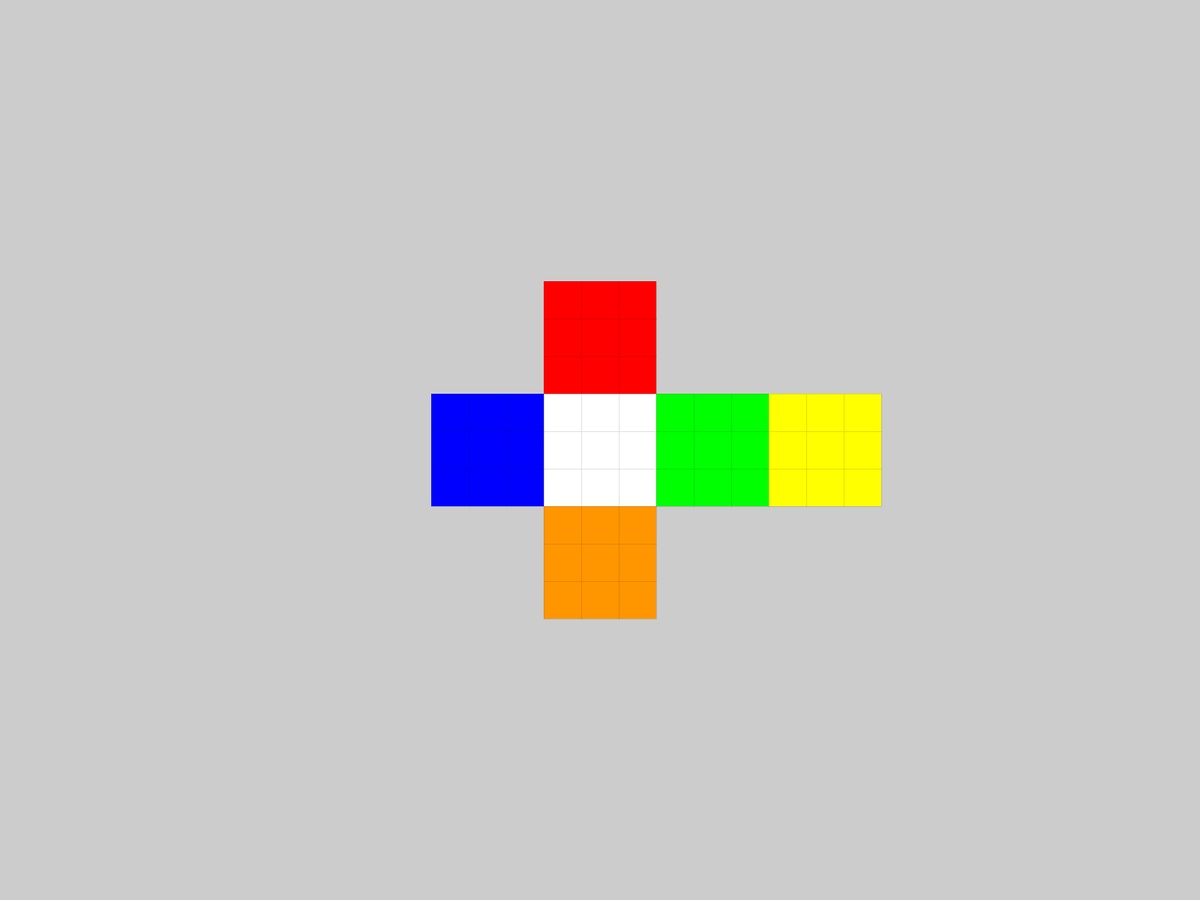
Frame 1 (no input)
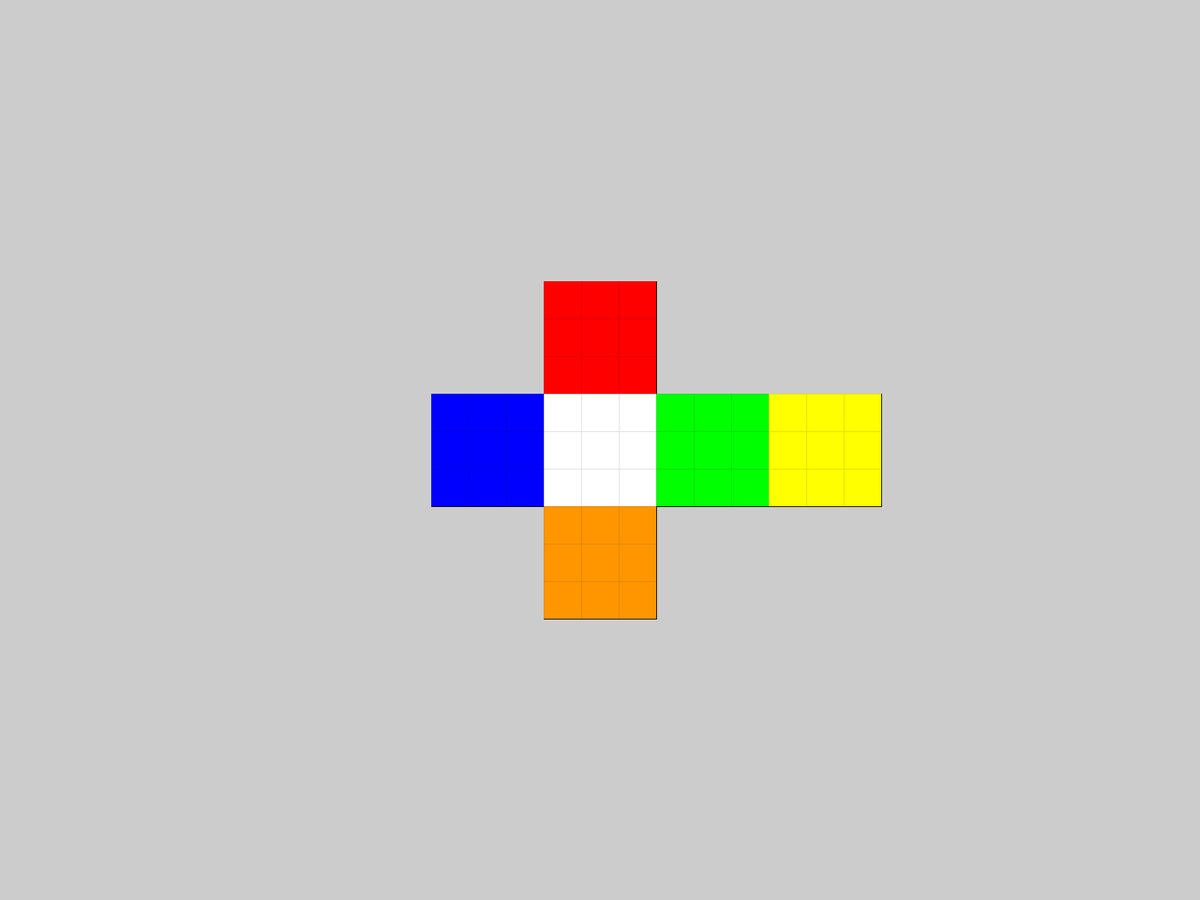
Frame 60 (the mouse pressed at the canvas centre just before this capture)
Frame 120 (the mouse held since frame 60 and released just before this capture): identical to frame 60, image omitted

The Processing sketch that drew these frames (run headless with seeded random() and noise(); from frame 60 on, the mouse is pressed at the canvas centre):

// Processing sketch: Cube
// ── Cube.pde

int R[] = {255, 0, 0};
int W[] = {255, 255, 255};
int Y[] = {255, 255, 0};
int G[] = {0, 255, 0};
int B[] = {0, 0, 255};
int O[] = {255, 150, 0};
int cube = 3;
int scale = 50;
int white[][][] = new int[cube][cube][3];
int orange[][][] = new int[cube][cube][3];
int green[][][] = new int[cube][cube][3];
int red[][][] = new int[cube][cube][3];
int blue[][][] = new int[cube][cube][3];
int yellow[][][] = new int[cube][cube][3];

boolean threeD = false;

int Cube[][][][] = new int[6][cube][cube][3];

float eyeX = 0;
float eyeY = 500;
float eyeZ = -100;
float m = 0;

public void setup() {
  fullScreen();
  m = width/2;
  strokeWeight(0);
  start();
}


public void draw() {
  float centerX = mouseX-m;
  float centerY = mouseY-m;
  float a = sin(radians((90/m)*(width-mouseX)));
  float b = cos(radians((90/m)*(width-mouseX)));
  PVector vector = new PVector(b,a);
  PVector center = new PVector(centerX,centerY);
  vector.normalize();
  if(keyPressed){
    switch (key){
    case '8':eyeZ+=vector.y;eyeX-=vector.x;break;
    case '5':eyeZ-=vector.y;eyeX+=vector.x;break;
    case '4':eyeZ+=vector.x;eyeX+=vector.y;;break;
    case '6':eyeZ-=vector.x;eyeX-=vector.y;;break;
    case UP:eyeY++;break;
    case DOWN:eyeY--;break;}}
  camera(eyeX,eyeY,eyeZ, eyeX-center.x,eyeY+center.y,1, 0,1,0);

  display();
}
public void keyPressed() {
  Move(key);
}

public void Move(char pressed) {

  switch(pressed) {
  case 'w':  
    Move_w(); 
    break;    
  case 'W':  
    Move_W(); 
    break;
  case 'o':  
    Move_o(); 
    break;
  case 'O':  
    Move_O(); 
    break;
  case 'g':  
    Move_g(); 
    break;
  case 'G':  
    Move_G(); 
    break;
  case 'r':  
    Move_r(); 
    break;  
  case 'R':  
    Move_R(); 
    break;
  case 'b':  
    Move_b(); 
    break;
  case 'B':  
    Move_B(); 
    break;
  case 'y':  
    Move_y(); 
    break;
  case 'Y':  
    Move_Y(); 
    break;
  case ' ':  
    start() ; 
    break;
  /*case 's':  
    solve(); 
    break;*/
  }
}


public void display() {
  clear();
  int current=0;
  if (threeD) {
    //0
    pushMatrix();
    translate(width/2, height/2, 0);
    pushMatrix();
      rotateX(radians(90));
      translate(-scale*cube/2, -scale*cube/2, scale*cube/2);
      for (int i=0; i<cube; i++) {
        for (int j=0; j<cube; j++) {
          fill(Cube[current][i][j][0], Cube[current][i][j][1], Cube[current][i][j][2]);
          rect(scale*j, scale*i, scale, scale);
        }
      }
    popMatrix();
    current++;
    //1
    pushMatrix();
      translate(-scale*cube/2, -scale*cube/2, scale*cube/2);
      for (int i=0; i<cube; i++) {
        for (int j=0; j<cube; j++) {
          fill(Cube[current][i][j][0], Cube[current][i][j][1], Cube[current][i][j][2]);
          rect(scale*j, scale*i, scale, scale);
        }
      }
    popMatrix();
    current++;
    //2
    pushMatrix();
      rotateY(radians(90));
      rotateZ(radians(90));
      translate(-scale*cube/2, -scale*cube/2, scale*cube/2);
      for (int i=0; i<cube; i++) {
        for (int j=0; j<cube; j++) {
          fill(Cube[current][i][j][0], Cube[current][i][j][1], Cube[current][i][j][2]);
          rect(scale*j, scale*i, scale, scale);
        }
      }
    popMatrix();
    current++;
    //3
    pushMatrix();
      rotateX(radians(180));
      translate(-scale*cube/2,-scale*cube/2,scale*cube/2);
      for (int i=0; i<cube; i++) {
        for (int j=0; j<cube; j++) {
          fill(Cube[current][i][j][0], Cube[current][i][j][1], Cube[current][i][j][2]);
          rect(scale*j, scale*i, scale, scale);
        }
      }
    popMatrix();
    current++;
    //4
    pushMatrix();
      rotateY(radians(-90));
      rotateZ(radians(-90));
      translate(-scale*cube/2, -scale*cube/2,scale*cube/2);
      for (int i=0; i<cube; i++) {
        for (int j=0; j<cube; j++) {
          fill(Cube[current][i][j][0], Cube[current][i][j][1], Cube[current][i][j][2]);
          rect(scale*j, scale*i, scale, scale);
        }
      }
    popMatrix();

    current++;
    //5 
    pushMatrix();
      rotateZ(radians(180));
      rotateX(radians(90));
      translate(-scale*cube/2, -scale*cube/2,scale*cube/2);
      for (int i=0; i<cube; i++) {
        for (int j=0; j<cube; j++) {
          fill(Cube[current][i][j][0], Cube[current][i][j][1], Cube[current][i][j][2]);
          rect(scale*j, scale*i, scale, scale);
        }
      }
    popMatrix();
    popMatrix();
    current=0;
  } else {
    //0
    translate(width/2-scale*cube/2, height/2-scale*cube/2);
    for (int i=0; i<cube; i++) {
      for (int j=0; j<cube; j++) {
        fill(Cube[current][i][j][0], Cube[current][i][j][1], Cube[current][i][j][2]);
        rect(scale*j, scale*i, scale, scale);
      }
    }
    current++;
    //1
    translate(0, scale*cube);
    for (int i=0; i<cube; i++) {
      for (int j=0; j<cube; j++) {
        fill(Cube[current][i][j][0], Cube[current][i][j][1], Cube[current][i][j][2]);
        rect(scale*j, scale*i, scale, scale);
      }
    }

    current++;
    //2
    translate(scale*cube, -scale*cube);
    for (int i=0; i<cube; i++) {
      for (int j=0; j<cube; j++) {
        fill(Cube[current][i][j][0], Cube[current][i][j][1], Cube[current][i][j][2]);
        rect(scale*j, scale*i, scale, scale);
      }
    }

    current++;
    //3
    translate(-scale*cube, -scale*cube);
    for (int i=0; i<cube; i++) {
      for (int j=0; j<cube; j++) {
        fill(Cube[current][i][j][0], Cube[current][i][j][1], Cube[current][i][j][2]);
        rect(scale*j, scale*i, scale, scale);
      }
    }

    current++;
    //4
    translate(-scale*cube, scale*cube);
    for (int i=0; i<cube; i++) {
      for (int j=0; j<cube; j++) {
        fill(Cube[current][i][j][0], Cube[current][i][j][1], Cube[current][i][j][2]);
        rect(scale*j, scale*i, scale, scale);
      }
    }

    current++;
    //5
    translate(scale*cube*3, 0);
    for (int i=0; i<cube; i++) {
      for (int j=0; j<cube; j++) {
        fill(Cube[current][i][j][0], Cube[current][i][j][1], Cube[current][i][j][2]);
        rect(scale*j, scale*i, scale, scale);
      }
    }
    current=0;
  }
}
public void start() {
  for (int i=0; i<cube; i++) {
    for (int j=0; j<cube; j++) {
      for (int k=0; k<3; k++) {
        white[i][j][k] = W[k];
      }
    }
  }

  for (int i=0; i<cube; i++) {
    for (int j=0; j<cube; j++) {
      for (int k=0; k<3; k++) {
        orange[i][j][k] = O[k];
      }
    }
  }
  for (int i=0; i<cube; i++) {
    for (int j=0; j<cube; j++) {
      for (int k=0; k<3; k++) {
        green[i][j][k] = G[k];
      }
    }
  }
  for (int i=0; i<cube; i++) {
    for (int j=0; j<cube; j++) {
      for (int k=0; k<3; k++) {
        red[i][j][k] = R[k];
      }
    }
  }
  for (int i=0; i<cube; i++) {
    for (int j=0; j<cube; j++) {
      for (int k=0; k<3; k++) {
        blue[i][j][k] = B[k];
      }
    }
  }
  for (int i=0; i<cube; i++) {
    for (int j=0; j<cube; j++) {
      for (int k=0; k<3; k++) {
        yellow[i][j][k] = Y[k];
      }
    }
  }
  Cube[0]=white;
  Cube[1]=orange;
  Cube[2]=green;
  Cube[3]=red;
  Cube[4]=blue;
  Cube[5]=yellow;
}

public void Move_w() {
  int temp_front[][][] = new int[cube][cube][3];
  int temp_side[][] = new int[cube][3];
  //having backup for front
  for (int i=0; i<cube; i++) {
    for (int j=0; j<cube; j++) {
      for (int k=0; k<3; k++) {
        temp_front[i][j][k] = Cube[0][i][j][k];
      }
    }
  }

  //front face
  for (int i=0; i<cube; i++) {
    for (int j=0; j<cube; j++) {
      for (int k=0; k<3; k++) {
        Cube[0][j][cube-1-i][k] = temp_front[i][j][k];
      }
    }
  }

  //having backup for side 1-0
  for (int i=0; i<cube; i++) {
    for (int k=0; k<3; k++) {
      temp_side[i][k] = Cube[1][0][i][k];
    }
  }

  //1-0 side
  for (int i=0; i<cube; i++) {
    for (int k=0; k<3; k++) {
      Cube[1][0][i][k] = Cube[2][cube-1-i][0][k];
    }
  }

  //2-0 side
  for (int i=0; i<cube; i++) {
    for (int k=0; k<3; k++) {
      Cube[2][cube-1-i][0][k] = Cube[3][cube-1][cube-1-i][k];
    }
  }

  //3-0 side
  for (int i=0; i<cube; i++) {
    for (int k=0; k<3; k++) {
      Cube[3][cube-1][cube-1-i][k] = Cube[4][i][cube-1][k];
    }
  }

  //4-0 side
  for (int i=0; i<cube; i++) {
    for (int k=0; k<3; k++) {
      Cube[4][i][cube-1][k] = temp_side[i][k];
    }
  }
}

public void Move_W() {
  int temp_front[][][] = new int[cube][cube][3];
  int temp_side[][] = new int[cube][3];
  //having backup for front
  for (int i=0; i<cube; i++) {
    for (int j=0; j<cube; j++) {
      for (int k=0; k<3; k++) {
        temp_front[i][j][k] = Cube[0][i][j][k];
      }
    }
  }

  //front face
  for (int i=0; i<cube; i++) {
    for (int j=0; j<cube; j++) {
      for (int k=0; k<3; k++) {
        Cube[0][cube-1-j][i][k] = temp_front[i][j][k];
      }
    }
  }

  //having backup for side 1-0
  for (int i=0; i<cube; i++) {
    for (int k=0; k<3; k++) {
      temp_side[i][k] = Cube[1][0][i][k];
    }
  }

  //1-0 side
  for (int i=0; i<cube; i++) {
    for (int k=0; k<3; k++) {
      Cube[1][0][cube-1-i][k] = Cube[4][cube-1-i][cube-1][k];
    }
  }

  //4-0 side
  for (int i=0; i<cube; i++) {
    for (int k=0; k<3; k++) {
      Cube[4][cube-1-i][cube-1][k] = Cube[3][cube-1][i][k];
    }
  }

  //3-0 side
  for (int i=0; i<cube; i++) {
    for (int k=0; k<3; k++) {
      Cube[3][cube-1][i][k] = Cube[2][i][0][k];
    }
  }

  //2-0 side
  for (int i=0; i<cube; i++) {
    for (int k=0; k<3; k++) {
      Cube[2][i][0][k] = temp_side[cube-1-i][k];
    }
  }
}

public void Move_o() {
  int temp_front[][][] = new int[cube][cube][3];
  int temp_side[][] = new int[cube][3];
  //having backup for front
  for (int i=0; i<cube; i++) {
    for (int j=0; j<cube; j++) {
      for (int k=0; k<3; k++) {
        temp_front[i][j][k] = Cube[1][i][j][k];
      }
    }
  }

  //front face
  for (int i=0; i<cube; i++) {
    for (int j=0; j<cube; j++) {
      for (int k=0; k<3; k++) {
        Cube[1][j][cube-1-i][k] = temp_front[i][j][k];
      }
    }
  }

  //having backup for side 0-1
  for (int i=0; i<cube; i++) {
    for (int k=0; k<3; k++) {
      temp_side[i][k] = Cube[0][cube-1][i][k];
    }
  }


  //0-1 side
  for (int i=0; i<cube; i++) {
    for (int k=0; k<3; k++) {
      Cube[0][cube-1][cube-1-i][k] = Cube[4][cube-1][cube-1-i][k];
    }
  }

  //4-1 side
  for (int i=0; i<cube; i++) {
    for (int k=0; k<3; k++) {
      Cube[4][cube-1][cube-1-i][k] = Cube[5][cube-1][cube-1-i][k];
    }
  }

  //5-1 side
  for (int i=0; i<cube; i++) {
    for (int k=0; k<3; k++) {
      Cube[5][cube-1][cube-1-i][k] = Cube[2][cube-1][cube-1-i][k];
    }
  }

  //2-1 side
  for (int i=0; i<cube; i++) {
    for (int k=0; k<3; k++) {
      Cube[2][cube-1][cube-1-i][k] = temp_side[cube-1-i][k];
    }
  }
}

public void Move_O() {
  int temp_front[][][] = new int[cube][cube][3];
  int temp_side[][] = new int[cube][3];
  //having backup for front
  for (int i=0; i<cube; i++) {
    for (int j=0; j<cube; j++) {
      for (int k=0; k<3; k++) {
        temp_front[i][j][k] = Cube[1][i][j][k];
      }
    }
  }

  //front face
  for (int i=0; i<cube; i++) {
    for (int j=0; j<cube; j++) {
      for (int k=0; k<3; k++) {
        Cube[1][cube-1-j][i][k] = temp_front[i][j][k];
      }
    }
  }

  //having backup for side 0-1
  for (int i=0; i<cube; i++) {
    for (int k=0; k<3; k++) {
      temp_side[i][k] = Cube[0][cube-1][i][k];
    }
  }

  //0-1 side
  for (int i=0; i<cube; i++) {
    for (int k=0; k<3; k++) {
      Cube[0][cube-1][i][k] = Cube[2][cube-1][i][k];
    }
  }

  //2-1 side
  for (int i=0; i<cube; i++) {
    for (int k=0; k<3; k++) {
      Cube[2][cube-1][i][k] = Cube[5][cube-1][i][k];
    }
  }


  //5-1 side
  for (int i=0; i<cube; i++) {
    for (int k=0; k<3; k++) {
      Cube[5][cube-1][i][k] = Cube[4][cube-1][i][k];
    }
  }

  //4-1 side
  for (int i=0; i<cube; i++) {
    for (int k=0; k<3; k++) {
      Cube[4][cube-1][i][k] = temp_side[i][k];
    }
  }
}

public void Move_g() {
  int temp_front[][][] = new int[cube][cube][3];
  int temp_side[][] = new int[cube][3];
  //having backup for front
  for (int i=0; i<cube; i++) {
    for (int j=0; j<cube; j++) {
      for (int k=0; k<3; k++) {
        temp_front[i][j][k] = Cube[2][i][j][k];
      }
    }
  }

  //front face
  for (int i=0; i<cube; i++) {
    for (int j=0; j<cube; j++) {
      for (int k=0; k<3; k++) {
        Cube[2][j][cube-1-i][k] = temp_front[i][j][k];
      }
    }
  }

  //having backup for side 0-2
  for (int i=0; i<cube; i++) {
    for (int k=0; k<3; k++) {
      temp_side[i][k] = Cube[0][i][cube-1][k];
    }
  }

  //0-2 side
  for (int i=0; i<cube; i++) {
    for (int k=0; k<3; k++) {
      Cube[0][i][cube-1][k] = Cube[1][i][cube-1][k];
    }
  }

  //1-2 side
  for (int i=0; i<cube; i++) {
    for (int k=0; k<3; k++) {
      Cube[1][i][cube-1][k] = Cube[5][cube-1-i][0][k];
    }
  }

  //5-2 side
  for (int i=0; i<cube; i++) {
    for (int k=0; k<3; k++) {
      Cube[5][cube-1-i][0][k] = Cube[3][i][cube-1][k];
    }
  }

  //3-2 side
  for (int i=0; i<cube; i++) {
    for (int k=0; k<3; k++) {
      Cube[3][i][cube-1][k] = temp_side[i][k];
    }
  }
}

public void Move_G() {
  int temp_front[][][] = new int[cube][cube][3];
  int temp_side[][] = new int[cube][3];
  //having backup for front
  for (int i=0; i<cube; i++) {
    for (int j=0; j<cube; j++) {
      for (int k=0; k<3; k++) {
        temp_front[i][j][k] = Cube[2][i][j][k];
      }
    }
  }

  //front face
  for (int i=0; i<cube; i++) {
    for (int j=0; j<cube; j++) {
      for (int k=0; k<3; k++) {
        Cube[2][cube-1-j][i][k] = temp_front[i][j][k];
      }
    }
  }

  //having backup for side 0-2
  for (int i=0; i<cube; i++) {
    for (int k=0; k<3; k++) {
      temp_side[i][k] = Cube[0][i][cube-1][k];
    }
  }

  //0-2 side
  for (int i=0; i<cube; i++) {
    for (int k=0; k<3; k++) {
      Cube[0][cube-1-i][cube-1][k] = Cube[3][cube-1-i][cube-1][k];
    }
  }

  //3-2 side
  for (int i=0; i<cube; i++) {
    for (int k=0; k<3; k++) {
      Cube[3][cube-1-i][cube-1][k] = Cube[5][i][0][k];
    }
  }

  //5-2 side
  for (int i=0; i<cube; i++) {
    for (int k=0; k<3; k++) {
      Cube[5][i][0][k] = Cube[1][cube-1-i][cube-1][k];
    }
  }

  //1-2 side
  for (int i=0; i<cube; i++) {
    for (int k=0; k<3; k++) {
      Cube[1][cube-1-i][cube-1][k] = temp_side[cube-1-i][k];
    }
  }
}
public void Move_r() {
  int temp_front[][][] = new int[cube][cube][3];
  int temp_side[][] = new int[cube][3];
  //having backup for front
  for (int i=0; i<cube; i++) {
    for (int j=0; j<cube; j++) {
      for (int k=0; k<3; k++) {
        temp_front[i][j][k] = Cube[3][i][j][k];
      }
    }
  }

  //front face
  for (int i=0; i<cube; i++) {
    for (int j=0; j<cube; j++) {
      for (int k=0; k<3; k++) {
        Cube[3][j][cube-1-i][k] = temp_front[i][j][k];
      }
    }
  }

  //having backup for side 0-3
  for (int i=0; i<cube; i++) {
    for (int k=0; k<3; k++) {
      temp_side[i][k] = Cube[0][0][i][k];
    }
  }

  //0-3 side
  for (int i=0; i<cube; i++) {
    for (int k=0; k<3; k++) {
      Cube[0][0][i][k] = Cube[2][0][i][k];
    }
  }

  //2-3 side
  for (int i=0; i<cube; i++) {
    for (int k=0; k<3; k++) {
      Cube[2][0][i][k] = Cube[5][0][i][k];
    }
  }

  //5-3 side
  for (int i=0; i<cube; i++) {
    for (int k=0; k<3; k++) {
      Cube[5][0][i][k] = Cube[4][0][i][k];
    }
  }

  //4-3 side
  for (int i=0; i<cube; i++) {
    for (int k=0; k<3; k++) {
      Cube[4][0][i][k] = temp_side[i][k];
    }
  }
}
public void Move_R() {
  int temp_front[][][] = new int[cube][cube][3];
  int temp_side[][] = new int[cube][3];
  //having backup for front
  for (int i=0; i<cube; i++) {
    for (int j=0; j<cube; j++) {
      for (int k=0; k<3; k++) {
        temp_front[i][j][k] = Cube[3][i][j][k];
      }
    }
  }

  //front face
  for (int i=0; i<cube; i++) {
    for (int j=0; j<cube; j++) {
      for (int k=0; k<3; k++) {
        Cube[3][cube-1-j][i][k] = temp_front[i][j][k];
      }
    }
  }

  //having backup for side 0-3
  for (int i=0; i<cube; i++) {
    for (int k=0; k<3; k++) {
      temp_side[i][k] = Cube[0][0][i][k];
    }
  }

  //0-3 side
  for (int i=0; i<cube; i++) {
    for (int k=0; k<3; k++) {
      Cube[0][0][cube-1-i][k] = Cube[4][0][cube-1-i][k];
    }
  }

  //4-3 side
  for (int i=0; i<cube; i++) {
    for (int k=0; k<3; k++) {
      Cube[4][0][cube-1-i][k] = Cube[5][0][cube-1-i][k];
    }
  }

  //5-3 side
  for (int i=0; i<cube; i++) {
    for (int k=0; k<3; k++) {
      Cube[5][0][cube-1-i][k] = Cube[2][0][cube-1-i][k];
    }
  }

  //3-2 side
  for (int i=0; i<cube; i++) {
    for (int k=0; k<3; k++) {
      Cube[2][0][cube-1-i][k] = temp_side[cube-1-i][k];
    }
  }
}
public void Move_b() {
  int temp_front[][][] = new int[cube][cube][3];
  int temp_side[][] = new int[cube][3];
  //having backup for front
  for (int i=0; i<cube; i++) {
    for (int j=0; j<cube; j++) {
      for (int k=0; k<3; k++) {
        temp_front[i][j][k] = Cube[4][i][j][k];
      }
    }
  }

  //front face
  for (int i=0; i<cube; i++) {
    for (int j=0; j<cube; j++) {
      for (int k=0; k<3; k++) {
        Cube[4][j][cube-1-i][k] = temp_front[i][j][k];
      }
    }
  }

  //having backup for side 0-4
  for (int i=0; i<cube; i++) {
    for (int k=0; k<3; k++) {
      temp_side[i][k] = Cube[0][i][0][k];
    }
  }

  //0-4 side
  for (int i=0; i<cube; i++) {
    for (int k=0; k<3; k++) {
      Cube[0][cube-1-i][0][k] = Cube[3][cube-1-i][0][k];
    }
  }

  //3-4 side
  for (int i=0; i<cube; i++) {
    for (int k=0; k<3; k++) {
      Cube[3][cube-1-i][0][k] = Cube[5][i][cube-1][k];
    }
  }

  //5-4 side
  for (int i=0; i<cube; i++) {
    for (int k=0; k<3; k++) {
      Cube[5][cube-1-i][cube-1][k] = Cube[1][i][0][k];
    }
  }

  //1-4 side
  for (int i=0; i<cube; i++) {
    for (int k=0; k<3; k++) {
      Cube[1][cube-1-i][0][k] = temp_side[cube-1-i][k];
    }
  }
}
public void Move_B() {
  int temp_front[][][] = new int[cube][cube][3];
  int temp_side[][] = new int[cube][3];
  //having backup for front
  for (int i=0; i<cube; i++) {
    for (int j=0; j<cube; j++) {
      for (int k=0; k<3; k++) {
        temp_front[i][j][k] = Cube[4][i][j][k];
      }
    }
  }

  //front face
  for (int i=0; i<cube; i++) {
    for (int j=0; j<cube; j++) {
      for (int k=0; k<3; k++) {
        Cube[4][cube-1-j][i][k] = temp_front[i][j][k];
      }
    }
  }

  //having backup for side 0-4
  for (int i=0; i<cube; i++) {
    for (int k=0; k<3; k++) {
      temp_side[i][k] = Cube[0][i][0][k];
    }
  }

  //0-4 side
  for (int i=0; i<cube; i++) {
    for (int k=0; k<3; k++) {
      Cube[0][i][0][k] = Cube[1][i][0][k];
    }
  }

  //1-4 side
  for (int i=0; i<cube; i++) {
    for (int k=0; k<3; k++) {
      Cube[1][i][0][k] = Cube[5][cube-1-i][cube-1][k];
    }
  }

  //5-4 side
  for (int i=0; i<cube; i++) {
    for (int k=0; k<3; k++) {
      Cube[5][cube-1-i][cube-1][k] = Cube[3][i][0][k];
    }
  }

  //3-4 side
  for (int i=0; i<cube; i++) {
    for (int k=0; k<3; k++) {
      Cube[3][i][0][k] = temp_side[i][k];
    }
  }
}
public void Move_y() {
  int temp_front[][][] = new int[cube][cube][3];
  int temp_side[][] = new int[cube][3];
  //having backup for front
  for (int i=0; i<cube; i++) {
    for (int j=0; j<cube; j++) {
      for (int k=0; k<3; k++) {
        temp_front[i][j][k] = Cube[5][i][j][k];
      }
    }
  }

  //front face
  for (int i=0; i<cube; i++) {
    for (int j=0; j<cube; j++) {
      for (int k=0; k<3; k++) {
        Cube[5][j][cube-1-i][k] = temp_front[i][j][k];
      }
    }
  }

  //having backup for side 2-5
  for (int i=0; i<cube; i++) {
    for (int k=0; k<3; k++) {
      temp_side[i][k] = Cube[2][i][cube-1][k];
    }
  }

  //2-5 side
  for (int i=0; i<cube; i++) {
    for (int k=0; k<3; k++) {
      Cube[2][i][cube-1][k] = Cube[1][cube-1][cube-1-i][k];
    }
  }

  //1-5 side
  for (int i=0; i<cube; i++) {
    for (int k=0; k<3; k++) {
      Cube[1][cube-1][cube-1-i][k] = Cube[4][cube-1-i][0][k];
    }
  }

  //4-5 side
  for (int i=0; i<cube; i++) {
    for (int k=0; k<3; k++) {
      Cube[4][cube-1-i][0][k] = Cube[3][0][i][k];
    }
  }

  //3-5 side
  for (int i=0; i<cube; i++) {
    for (int k=0; k<3; k++) {
      Cube[3][0][i][k] = temp_side[i][k];
    }
  }
}
public void Move_Y() {
  int temp_front[][][] = new int[cube][cube][3];
  int temp_side[][] = new int[cube][3];
  //having backup for front
  for (int i=0; i<cube; i++) {
    for (int j=0; j<cube; j++) {
      for (int k=0; k<3; k++) {
        temp_front[i][j][k] = Cube[5][i][j][k];
      }
    }
  }

  //front face
  for (int i=0; i<cube; i++) {
    for (int j=0; j<cube; j++) {
      for (int k=0; k<3; k++) {
        Cube[5][cube-1-j][i][k] = temp_front[i][j][k];
      }
    }
  }

  //having backup for side 2-5
  for (int i=0; i<cube; i++) {
    for (int k=0; k<3; k++) {
      temp_side[i][k] = Cube[2][i][cube-1][k];
    }
  }

  //2-5 side
  for (int i=0; i<cube; i++) {
    for (int k=0; k<3; k++) {
      Cube[2][cube-1-i][cube-1][k] = Cube[3][0][cube-1-i][k];
    }
  }

  //3-5 side
  for (int i=0; i<cube; i++) {
    for (int k=0; k<3; k++) {
      Cube[3][0][cube-1-i][k] = Cube[4][i][0][k];
    }
  }

  //4-5 side
  for (int i=0; i<cube; i++) {
    for (int k=0; k<3; k++) {
      Cube[4][i][0][k] = Cube[1][cube-1][i][k];
    }
  }

  //1-5 side
  for (int i=0; i<cube; i++) {
    for (int k=0; k<3; k++) {
      Cube[1][cube-1][i][k] = temp_side[cube-1-i][k];
    }
  }
}  



String solution;
Node tree[];
Node minimum;
int level = 0;
int backup[][][][] = new int[6][cube][cube][3];


 
public void solve(){
  
  for(int side=0;side<6;side++){
    for(int i=0;i<cube;i++){
      for(int j=0;j<cube;j++){
        for(int k=0;k<3;k++){
          backup[side][i][j][k] = Cube[side][i][j][k];
        }
      }
    }
  }

  branch = 0;
  max_branch=1;
  tree = new Node[1];
  
  boolean not_found = true;
  Node head = new Node();
  head.path = "..";
  minimum = head;
  while(not_found){
    if(minimum.Heuristic == 0) {not_found = false; break;}
    minimum.extend();
    get_least();
  }
  Cube = backup;
  solution = minimum.path;
  println(solution);
  //for(int i=0;i<solution.length()-2;i++) {Move(solution.charAt(i+2));}
}

public void get_least(){
  int min = cube*cube*6;
  for(int i=0;i<branch;i++){
    if(tree[i].Heuristic < min   &&   !tree[i].extended){
      min = tree[i].Heuristic;
      minimum = tree[i];
    } 
  }
}
// ── Node.pde
int branch=0;
int max_branch=1;



class Node{
  Node(){
    tree[branch] = this;
    branch++;
    this.Heuristic = getHeuristic();
    this.extended = false;
    if(branch == max_branch) increase_path();
  }
  
  String path;
  int Heuristic;
  boolean extended;
  

  public void extend(){
    char moves[] = {'w','o','g','b','r','y','Y','R','B','G','O','W'};
    Cube = backup;
    for(int i=0;i<path.length()-2;i++) Move(this.path.charAt(i+2));
    for(int i=0;i<12;i++){
      if(this.path.charAt(this.path.length()-1) == moves[11-i]         || 
        (this.path.charAt(this.path.length()-2) == moves[11-i] && 
          (this.path.charAt(this.path.length()-1) == moves[5-(i%6)] ||  //<>//
           this.path.charAt(this.path.length()-1) == moves[6+(i%6)]))  || //<>//
        (this.path.charAt(this.path.length()-1) == this.path.charAt(this.path.length()-2) &&
           this.path.charAt(this.path.length()-2) == moves[i])
        )  
        {continue;}
      
      Move(moves[i]);
      Node result = new Node();
      result.path = this.path + moves[i];
      //println(result.path);
      Move(moves[11-i]);
    }
    this.extended = true;
  }
  
  public void increase_path(){
  //Increase tree
    Node temp[];
    if(branch==max_branch){
      temp = new Node[branch];
      for(int i=0;i<branch;i++){
        temp[i] = tree[i];
      }
      
      tree = new Node[max_branch*2];
      for(int i=0;i<branch;i++){
        tree[i] = temp[i];
      }
      max_branch*=2;
    }
  }
  
  public int getHeuristic(){
    int Heuristic = cube*cube*6;
    if(cube%2 == 1){
      for(int side=0;side<6;side++){
        for(int i=0;i<cube;i++){
          for(int j=0;j<cube;j++){
            for(int k=0;k<3;k++){
              
              if(Cube[side][i][j][k] != Cube[side][(int) ( (cube-1)/2 )][(int) ( (cube-1)/2 )][k]){
                break;
              }    
              if(k==2){
                Heuristic--;
              }
            }
          }
        }
      }
    }
    
    return Heuristic;
  }
}
